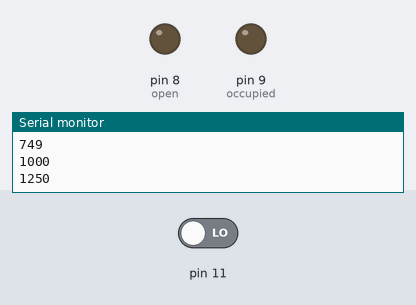
A sketch run on a simulated Arduino Uno, built with avr-gcc and run on an emulated ATmega328P. On the bench: output pins drawn as LEDs (lit = HIGH), the last lines printed to the serial monitor. Inputs (shaded band) come from the test bench; at power-on: pin 11 LOW. No radio packets arrive unless stated.

Above: at 1.3 s.
1.4 s: pin 11 driven HIGH
At 2.7 s:
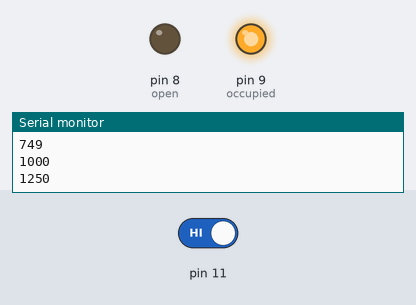
3.0 s: pin 11 driven LOW
At 8.6 s:
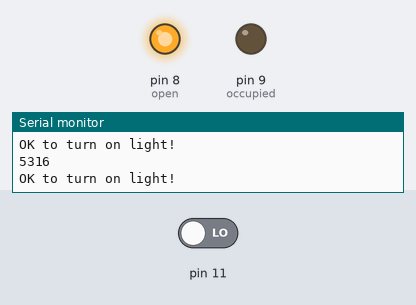
Timing chart, 0 to 10.1 s (numbered marks = the images above; inputs shaded):
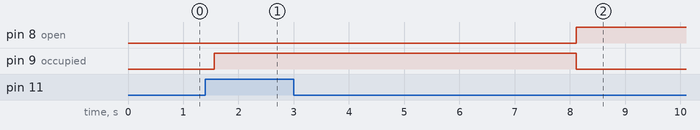

The sketch:

bathroom_transmitter.ino
```cpp
#include <VirtualWire.h>

unsigned long offTime;
bool lastStatus;
long delayTime = 5000;


void setup() {
  pinMode(11, INPUT);
  pinMode(8, OUTPUT); //open
  pinMode(9, OUTPUT); // occupied
  Serial.begin(9600);

  // Initialize the IO and ISR
  vw_setup(2000); //2000 bits/sec


}

void loop() {
  if (digitalRead(11) == HIGH) {
    send("1");
    digitalWrite(8, LOW);
    digitalWrite(9, HIGH);
    lastStatus = true;
  } else {
    if (lastStatus == true) {
      Serial.println("OFF!");
      offTime = millis();
      lastStatus = false;
    }
    Serial.println(abs(millis() - offTime));
    if (abs(millis() - offTime) > delayTime) {
      Serial.println("OK to turn on light!");
      send("0");

      digitalWrite(8, HIGH);
      digitalWrite(9, LOW);
    }
  }
  delay(250);
}

void send (char *message) {
  vw_send((uint8_t *)message, strlen(message));
  vw_wait_tx(); // Wait until the whole message is gone
}
```

Measured:
- after the input at 1.4 s, pin 9 (occupied): LOW → HIGH after 0.16 s
- after the input at 3.0 s, pin 8 (open): LOW → HIGH after 5.1 s; pin 9 (occupied): HIGH → LOW after 5.1 s
